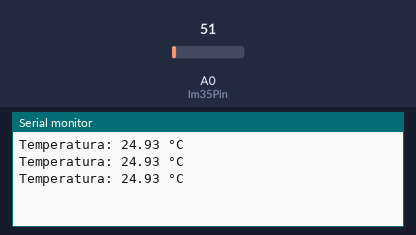
The sketch below on a simulated Arduino Uno, built with avr-gcc and run on an emulated ATmega328P. On the bench: the last lines printed to the serial monitor. The test bench sets the inputs (shaded band); at power-on: A0 (lm35Pin) = 51.

Above: at 1.3 s.
1.4 s: A0 (lm35Pin) set to 61
At 1.9 s:
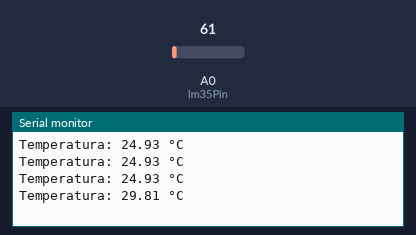
2.9 s: A0 (lm35Pin) set to 71
At 3.4 s:
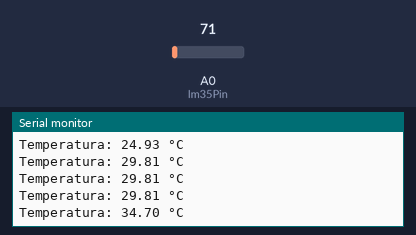
Timing chart, 0 to 5.9 s (numbered marks = the images above; inputs shaded):
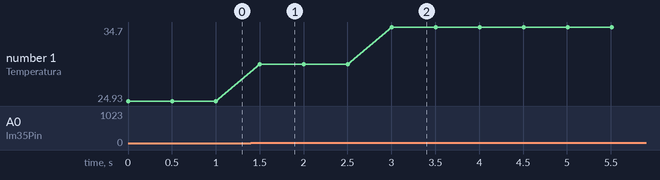

The sketch:

TEMPERATURA.ino
```cpp
const int lm35Pin = A0; // Pin analógico donde está conectado el LM35
float temperatura; // Variable donde guardaremos la temperatura medida

void setup() {
  Serial.begin(9600); // Inicializar la comunicación serial con una velocidad de 9600 baudios
}

void loop() {
  int lectura = analogRead(lm35Pin); // Leer el valor analógico del LM35
  float voltaje = (lectura * 5.0) / 1023.0; // Convertir la lectura a voltaje
  temperatura = voltaje * 100.0; // Convertir el voltaje a temperatura en grados Celsius
  Serial.print("Temperatura: "); // Imprimir el texto "Temperatura: "
  Serial.print(temperatura); // Imprimir el valor de la temperatura
  Serial.println(" °C"); // Imprimir el texto "°C" y hacer un salto de línea
  delay(500); // Esperar un segundo antes de medir de nuevo
}
```

Measured:
- after the input at 1.4 s, the serial monitor: prints a new line after 0.10 s (image 1)
- after the input at 2.9 s, the serial monitor: prints a new line after 0.10 s (image 2)
- plotted number 1: 24.93 → 29.81 after the input at 1.4 s, 29.81 → 34.7 after the input at 2.9 s
